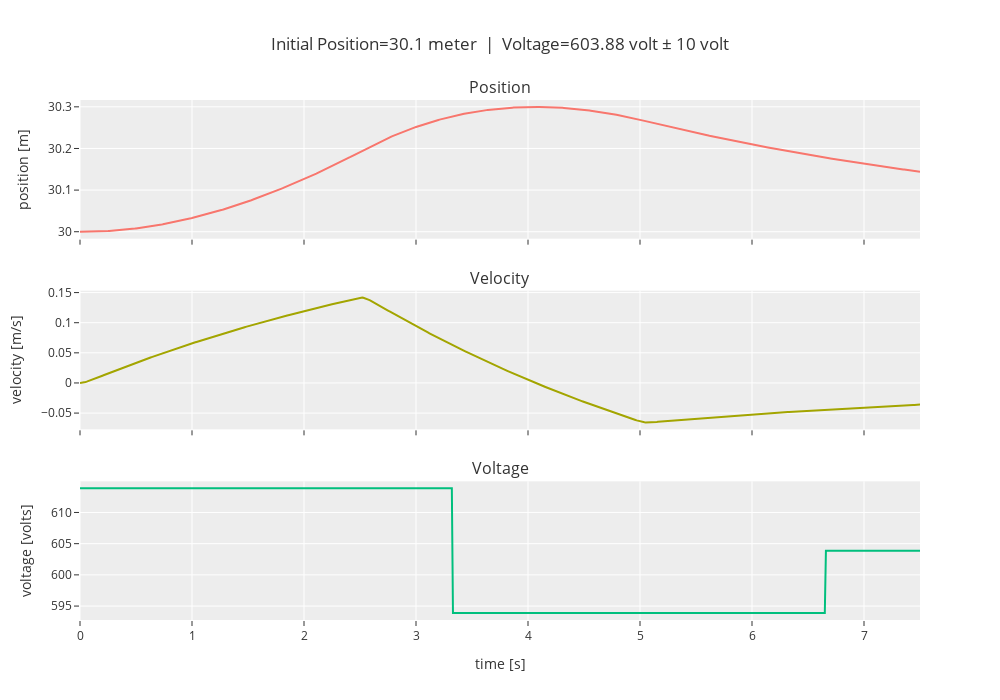

Here is the notebook cell this chart was saved with:
### Markdown cell above
### Position $x = 30$

### Code cell
x = 30
linear_analysis(x, doublet_magnitude=10)

### Figure 1 — Plotly figure (JSON) as saved in the notebook; plotly's stock layout.template omitted (floating-point values rounded to 4 significant figures; data arrays with more than 128 entries replaced by an {"elided": "..."} marker saying what was removed)
{"data": [{"type": "scatter", "x": {"elided": "752 float values"}, "xaxis": "x", "y": {"elided": "752 float values"}, "yaxis": "y"}, {"type": "scatter", "x": {"elided": "752 float values"}, "xaxis": "x2", "y": {"elided": "752 float values"}, "yaxis": "y2"}, {"type": "scatter", "x": {"elided": "752 float values"}, "xaxis": "x3", "y": {"elided": "1000 float values"}, "yaxis": "y3"}], "layout": {"annotations": [{"font": {"size": 16}, "showarrow": false, "text": "Position", "x": 0.5, "xanchor": "center", "xref": "paper", "y": 1, "yanchor": "bottom", "yref": "paper"}, {"font": {"size": 16}, "showarrow": false, "text": "Velocity", "x": 0.5, "xanchor": "center", "xref": "paper", "y": 0.6333, "yanchor": "bottom", "yref": "paper"}, {"font": {"size": 16}, "showarrow": false, "text": "Voltage", "x": 0.5, "xanchor": "center", "xref": "paper", "y": 0.2667, "yanchor": "bottom", "yref": "paper"}], "height": 700, "showlegend": false, "title": {"text": "Initial Position=30.1 meter  |  Voltage=603.88 volt ± 10 volt"}, "width": 1000, "xaxis": {"anchor": "y", "domain": [0, 1], "matches": "x3", "showticklabels": false}, "xaxis2": {"anchor": "y2", "domain": [0, 1], "matches": "x3", "showticklabels": false}, "xaxis3": {"anchor": "y3", "domain": [0, 1], "title": {"text": "time [s]"}}, "yaxis": {"anchor": "x", "domain": [0.7333, 1], "title": {"text": "position [m]"}}, "yaxis2": {"anchor": "x2", "domain": [0.3667, 0.6333], "title": {"text": "velocity [m/s]"}}, "yaxis3": {"anchor": "x3", "domain": [0, 0.2667], "title": {"text": "voltage [volts]"}}}}
